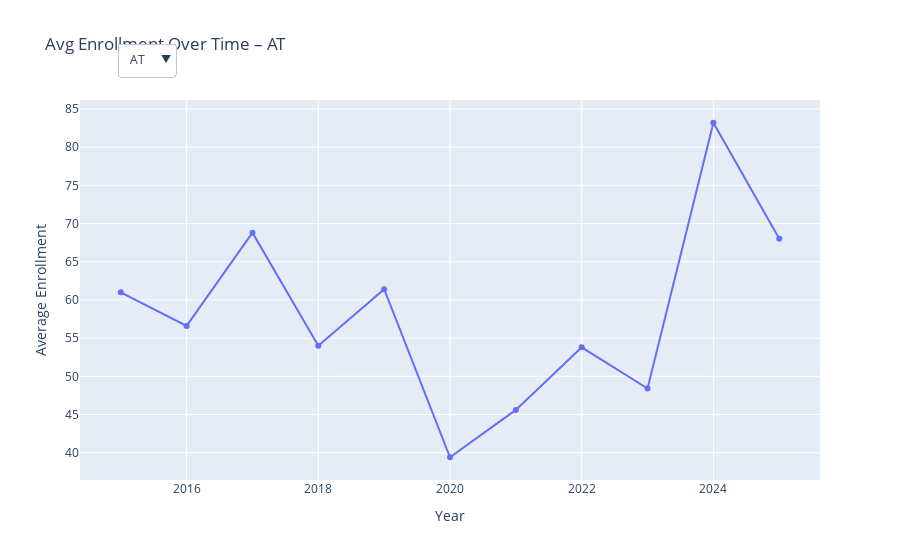
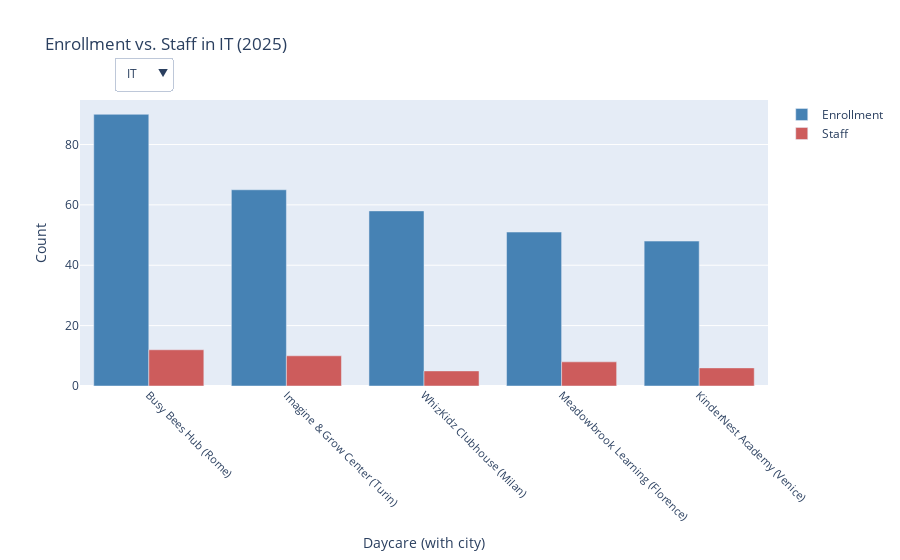

Notebook cell for these charts, in order:
### Code cell
import pandas as pd
import plotly.graph_objects as go

#

# datasets
df_data = pd.read_csv("DaycareData.csv")
df_locations = pd.read_csv("DaycareLocations.csv", encoding="ISO-8859-1")

# Merge 
df = pd.merge(df_data, df_locations, on="daycare_id")
df = df[df["inactive"] == False]  # only active daycares
df["year"] = df["year"].astype(int)

# Add unique labels for duplicate daycare names
df["daycare_display_name"] = df["daycare_name"] + " (" + df["city"] + ")"

# LINE CHART 

# Avg enrollment per country per year
trend_df = df.groupby(["country_code", "year"])["enrollment"].mean().reset_index()
countries = trend_df["country_code"].unique()

fig_line = go.Figure()

#  one trace per country
for country in countries:
    country_df = trend_df[trend_df["country_code"] == country]
    fig_line.add_trace(go.Scatter(
        x=country_df["year"],
        y=country_df["enrollment"],
        mode='lines+markers',
        name=country,
        visible=(country == countries[0])
    ))

# Dropdown 
line_dropdown = [
    {
        "label": country,
        "method": "update",
        "args": [
            {"visible": [c == country for c in countries]},
            {"title": f"Avg Enrollment Over Time – {country}"}
        ]
    }
    for country in countries
]

fig_line.update_layout(
    updatemenus=[{
        "buttons": line_dropdown,
        "direction": "down",
        "x": 0.05,
        "xanchor": "left",
        "y": 1.15,
        "yanchor": "top",
        "showactive": True,
    }],
    title=f"Avg Enrollment Over Time – {countries[0]}",
    xaxis_title="Year",
    yaxis_title="Average Enrollment",
    height=500
)

fig_line.show()

# BARRR
# latest year 
latest_year = df["year"].max()
latest_df = df[df["year"] == latest_year]
countries_bar = latest_df["country_code"].unique()

fig_bar = go.Figure()

# two bars (enrollment + staff) per daycare, per country
for country in countries_bar:
    df_country = latest_df[latest_df["country_code"] == country].copy()
    df_country.sort_values(by="enrollment", ascending=False, inplace=True)

    fig_bar.add_trace(go.Bar(
        x=df_country["daycare_display_name"],
        y=df_country["enrollment"],
        name="Enrollment",
        marker_color="steelblue",
        visible=(country == countries_bar[0])
    ))

    fig_bar.add_trace(go.Bar(
        x=df_country["daycare_display_name"],
        y=df_country["staff"],
        name="Staff",
        marker_color="indianred",
        visible=(country == countries_bar[0])
    ))

# dropdown for bar chart
bar_dropdown = [
    {
        "label": country,
        "method": "update",
        "args": [
            {"visible": [i // 2 == idx for i in range(2 * len(countries_bar))]},
            {"title": f"Enrollment vs. Staff in {country} ({latest_year})"}
        ]
    }
    for idx, country in enumerate(countries_bar)
]

fig_bar.update_layout(
    updatemenus=[{
        "buttons": bar_dropdown,
        "direction": "down",
        "x": 0.05,
        "xanchor": "left",
        "y": 1.15,
        "yanchor": "top",
        "showactive": True,
    }],
    title=f"Enrollment vs. Staff in {countries_bar[0]} ({latest_year})",
    barmode="group",
    xaxis=dict(
        title="Daycare (with city)",
        tickangle=45,
        tickfont=dict(size=11),
        title_font=dict(size=14),
    ),
    yaxis=dict(
        title="Count",
        title_font=dict(size=14),
        tickformat=",",
        tickfont=dict(size=12),
    ),
    height=600
)

fig_bar.show()
